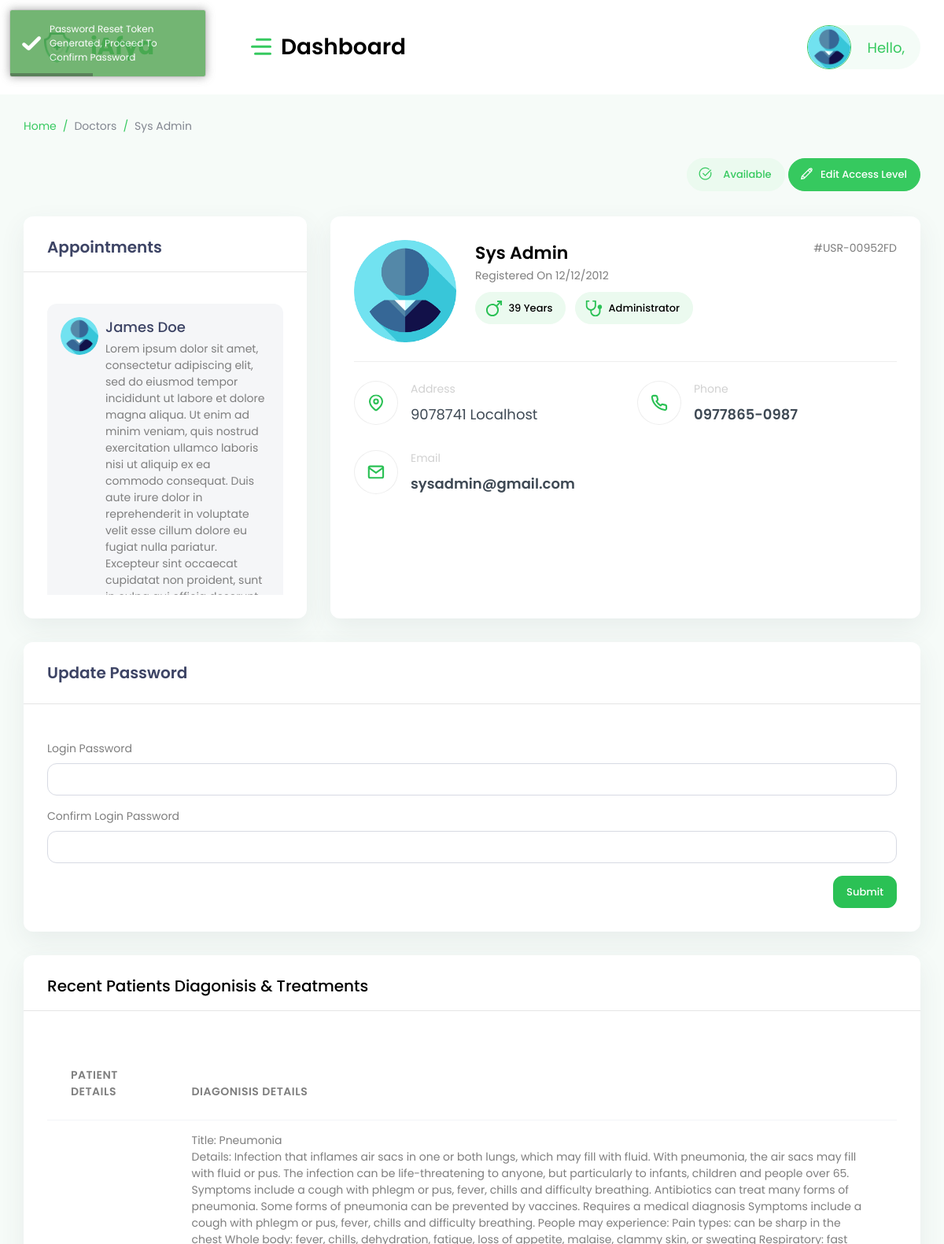
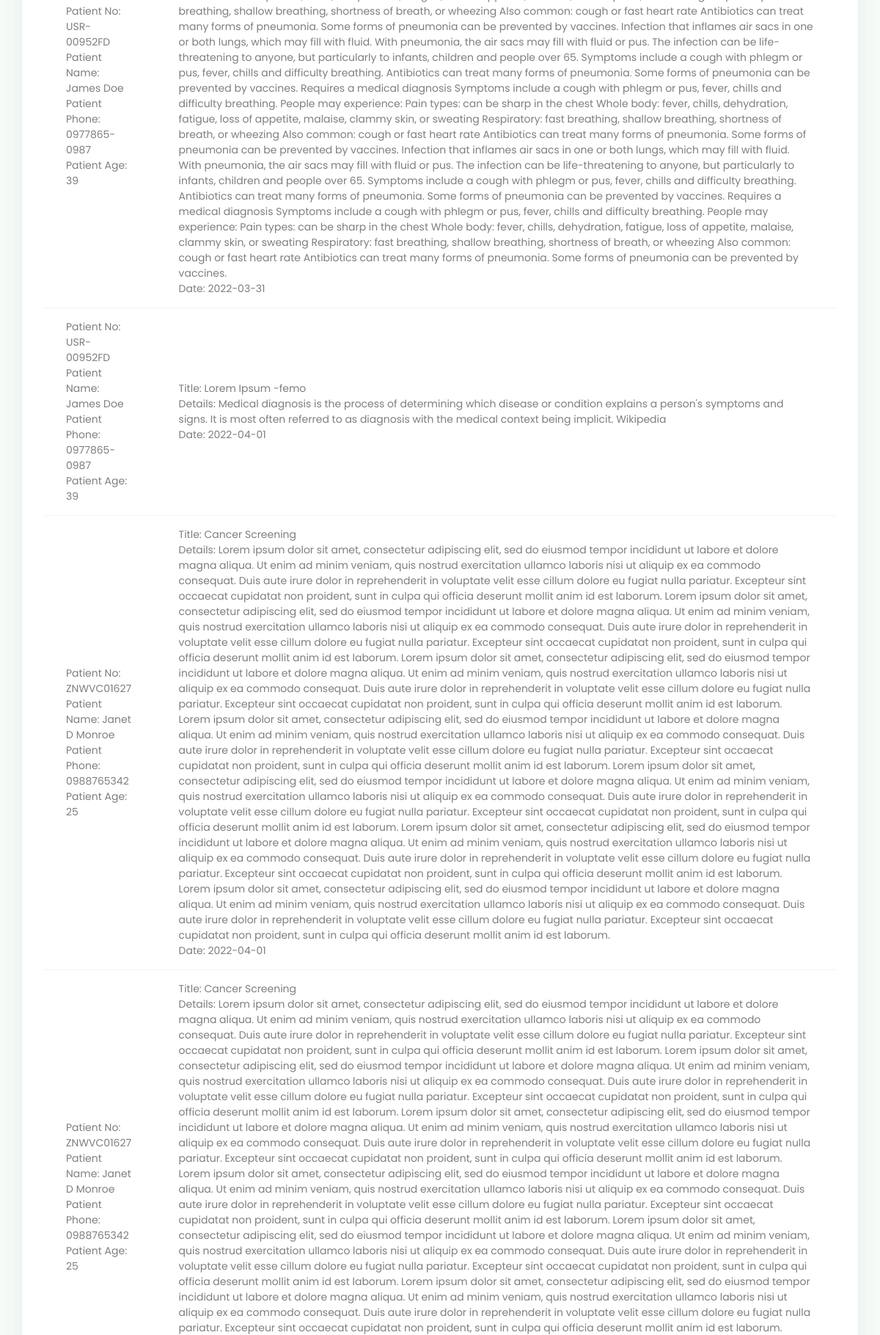
Page /views/doctor.php?view=1 (signed in, upper part) on the committed database (2 pictures, top to bottom).
### tables this page shows
CREATE TABLE `users` (
  `user_id` int(200) NOT NULL,
  `user_number` varchar(200) DEFAULT NULL,
  `user_name` varchar(200) DEFAULT NULL,
  `user_email` varchar(200) DEFAULT NULL,
  `user_phone` varchar(200) DEFAULT NULL,
  `user_age` varchar(200) DEFAULT NULL,
  `user_address` longtext DEFAULT NULL,
  `user_passport` longtext DEFAULT NULL,
  `user_date_added` varchar(200) DEFAULT NULL,
  `user_password` varchar(200) DEFAULT NULL,
  `user_access_level` varchar(200) DEFAULT NULL
);

CREATE TABLE `appointments` (
  `app_id` int(200) NOT NULL,
  `app_ref_code` varchar(200) NOT NULL,
  `app_doc_id` int(200) NOT NULL,
  `app_user_id` int(200) NOT NULL,
  `app_status` varchar(200) DEFAULT NULL,
  `app_date` varchar(200) DEFAULT NULL,
  `app_details` longtext DEFAULT NULL
);

CREATE TABLE `diagonisis` (
  `diag_id` int(200) NOT NULL,
  `diad_ref` varchar(200) DEFAULT NULL,
  `diag_patient_id` int(11) DEFAULT NULL,
  `diag_doctor_id` int(11) DEFAULT NULL,
  `diag_title` longtext DEFAULT NULL,
  `diag_details` longtext DEFAULT NULL,
  `diag_date_created` varchar(200) DEFAULT NULL,
  `diag_cost` varchar(200) DEFAULT NULL,
  `diag_payment_status` varchar(200) DEFAULT 'Pending'
);

### views/doctor.php (the view, shortened to what this page needs)
<?php
require_once '../app/settings/config.php';
require_once('../app/partials/head.php');
?>
<body>
    <div id="main-wrapper">
        <?php require_once('../app/partials/header.php');
        $view = $_GET['view'];
        $ret = "SELECT * FROM users
        WHERE user_id  = '$view'";
        $stmt = $mysqli->prepare($ret);
        $stmt->execute();
        $res = $stmt->get_result();
        while ($user = $res->fetch_object()) {
        ?>
            <div class="content-body">
                <div class="container-fluid">
                    <div class="page-titles">
                        <ol class="breadcrumb">
                            <li class="breadcrumb-item active"><a href="javascript:void(0)">Home</a></li>
                            <li class="breadcrumb-item"><a href="doctors">Doctors</a></li>
                            <li class="breadcrumb-item"><a href="javascript:void(0)"><?php echo $user->user_name; ?></a></li>
                        </ol>
                    </div>
                    <div class="d-block d-sm-flex mb-3 mb-md-4">
                        <div class="dropdown ml-auto mr-1 d-inline-block">
                            <button type="button" class="btn btn-primary btn-rounded  light font-w600  mb-2" data-toggle="dropdown" aria-expanded="false">
                                <i class="las la-check-circle scale5 mr-3"></i>Available
                            </button>
                        </div>
                        <a data-toggle="modal" href="#update" class="btn btn-primary btn-rounded mb-2"><i class="las scale5 la-pencil-alt mr-2"></i> Edit Access Level</a>
                    </div>
                    <div class="row">
                        <div class="col-xl-3 col-lg-4 col-xxl-4">
                            <div class="card">
                                <div class="card-header border-0 pb-0">
                                    <h4 class="fs-20 font-w600 mb-0">Appointments</h4>
                                </div>
                                <hr>
                                <div class="card-body pt-4">
                                    <div id="DZ_W_Todo2" class="widget-media dz-scroll ps ps--active-y height370">
                                        <ul class="timeline">
                                            <?php
                                            $ret = "SELECT * FROM appointments a
                                            INNER JOIN users u ON u.user_id = a.app_user_id
                                            WHERE a.app_doc_id  = '$view'";
                                            $stmt = $mysqli->prepare($ret);
                                            $stmt->execute();
                                            $res = $stmt->get_result();
                                            while ($appts = $res->fetch_object()) {
                                            ?>
                                                <li>
                                                    <div class="timeline-panel bgl-dark flex-wrap border-0 p-3 rounded">
                                                        <div class="media bg-transparent mr-2">
                                                            <img class="rounded-circle" alt="image" width="48" src="../assets/images/no-profile.png">
                                                        </div>
                                                        <div class="media-body">
                                                            <h5 class="mb-1 fs-18"><?php echo $appts->user_name; ?></h5>
                                                            <span><?php echo $appts->app_details; ?></span>
                                                        </div>
                                                    </div>
                                                </li>
                                            <?php } ?>
                                        </ul>
                                    </div>
                                </div>
                            </div>
                        </div>
                        <div class="col-xl-6 col-xxl-8 col-lg-8">
                            <div class="card">
                                <div class="card-body">
                                    <div class="media d-sm-flex d-block text-center text-sm-left pb-4 mb-4 border-bottom">
                                        <img alt="image" class="rounded mr-sm-4 mr-0" width="130" src="../assets/images/no-profile.png">
                                        <div class="media-body align-items-center">
                                            <div class="d-sm-flex d-block justify-content-between my-3 my-sm-0">
                                                <div>
                                                    <h3 class="fs-22 text-black font-w600 mb-0"><?php echo $user->user_name; ?></h3>
                                                    <p class="mb-2 mb-sm-2">Registered On <?php echo $user->user_date_added; ?></p>
                                                </div>
                                                <span>#<?php echo $user->user_number; ?></span>
                                            </div>
                                            <a href="javascript:void(0);" class="btn bgl-primary btn-rounded text-black mb-2 mr-2">
                                                <?php echo $user->user_age; ?> Years
                                            </a>
                                            <a href="javascript:void(0);" class="btn bgl-primary btn-rounded mb-2 text-black">
                                                <?php if ($user->user_access_level == 'admin') { ?>
                                                    Administrator
                                                <?php } elseif ($user->user_access_level == 'doctor') { ?>
                                                    Doctor
                                                <?php } ?>
                                            </a>
                                        </div>
                                    </div>
                                    <div class="row">
                                        <div class="col-lg-6 mb-3">
                                            <div class="media">
                                                <span class="p-3 border border-primary-light rounded-circle mr-3">
                                                </span>
                                                <div class="media-body">
                                                    <span class="d-block text-light mb-2">Address</span>
                                                    <p class="fs-18 text-dark"><?php echo $user->user_address; ?></p>
                                                </div>
                                            </div>
                                        </div>
                                        <div class="col-lg-6 mb-lg-0 mb-3">
                                            <div class="media">
                                                <span class="p-3 border border-primary-light rounded-circle mr-3">
                                                </span>
                                                <div class="media-body">
                                                    <span class="d-block text-light mb-2">Phone</span>
                                                    <p class="fs-18 text-dark font-w600 mb-0"><?php echo $user->user_phone; ?></p>
                                                </div>
                                            </div>
                                        </div>
                                        <div class="col-lg-12">
                                            <div class="media">
                                                <span class="p-3 border border-primary-light rounded-circle mr-3">
                                                </span>
                                                <div class="media-body">
                                                    <span class="d-block text-light mb-2">Email</span>
                                                    <p class="fs-18 text-dark font-w600 mb-0"><?php echo $user->user_email; ?></p>
                                                </div>
                                            </div>
                                        </div>
                                    </div>
                                </div>
                            </div>
                        </div>
                        <div class="col-xl-3 col-xxl-12">
                            <div class="card abilities-chart">
                                <div class="card-header border-0 pb-0">
                                    <h4 class="fs-20 font-w600">Update Password</h4>
                                </div>
                                <hr>
                                <div class="card-body">
                                    <form method="post" enctype="multipart/form-data" role="form">
                                        <div class="row">
                                            <div class="form-group col-md-12">
                                                <label for="">Login Password</label>
                                                <input type="password" required name="new_password" class="form-control">
                                            </div>
                                            <div class="form-group col-md-12">
                                                <label for="">Confirm Login Password</label>
                                                <input type="password" required name="confirm_password" class="form-control">
                                            </div>
                                        </div>
                                        <div class="text-right">
                                            <button type="submit" name="update_passwords" class="btn btn-success btn-roundedu">Submit</button>
                                        </div>
                                    </form>
                                </div>
                            </div>
                        </div>
                        <div class="col-12">
                            <div class="card">
                                <div class="card-header border-0 pb-0">
                                    <h3 class="fs-20 mb-0 text-black">Recent Patients Diagonisis & Treatments</h3>
                                </div>
                                <hr>
                                <div class="card-body">
                                    <table class="table verticle-middle table-responsive-md">
                                        <thead>
                                            <tr>
                                                <th scope="col">Patient Details</th>
                                                <th scope="col">Diagonisis Details</th>
                                            </tr>
                                        </thead>
                                        <tbody>
                                            <?php
                                            $ret = "SELECT * FROM diagonisis d
                                            INNER JOIN users u ON u.user_id = d.diag_patient_id
                                            WHERE d.diag_doctor_id = '$view'";
                                            $stmt = $mysqli->prepare($ret);
                                            $stmt->execute();
                                            $res = $stmt->get_result();
                                            while ($row = $res->fetch_object()) {
                                            ?>
                                                <tr>
                                                    <td>
                                                        Patient No: <?php echo $row->user_number; ?><br>
                                                        Patient Name: <?php echo $row->user_name; ?><br>
                                                        Patient Phone: <?php echo $row->user_phone; ?><br>
                                                        Patient Age: <?php echo $row->user_age; ?><br>
                                                    </td>
                                                    <td>
                                                        Title: <?php echo $row->diag_title; ?> <br>
                                                        Details: <?php echo $row->diag_details; ?> <br>
                                                        Date: <?php echo $row->diag_date_created; ?>
                                                    </td>
                                                </tr>
                                            <?php } ?>
                                        </tbody>
                                    </table>
                                </div>
                            </div>
                        </div>
                    </div>
                </div>
            </div>
        <?php }
        require_once('../app/partials/footer.php'); ?>
    </div>
</body>
</html>

### rows in the picture
users: user_name "Sys Admin", user_date_added "12/12/2012", user_number "USR-00952FD", user_age "39", user_access_level "Administrator", user_address "9078741 Localhost", user_phone "0977865-0987", user_email "sysadmin@gmail.com"
appointments: app_user.user_name "James Doe", app_details "Lorem ipsum dolor sit amet, consectetur adipiscing elit, sed do eiusmod tempor incididunt ut labore et dolore magna aliqua. Ut enim ad minim veniam, quis nostrud exercitation ullamco laboris nisi ut aliquip ex ea commodo consequat. Duis aute irure dolor in reprehenderit in voluptate velit esse cillum dolore eu fugiat nulla pariatur. Excepteur sint occaecat cupidatat non proident, sunt…"
diagonisis: diag_patient.user_number "USR-00952FD", diag_patient.user_name "James Doe", diag_patient.user_phone "0977865-0987", diag_patient.user_age "39", diag_title "Pneumonia", diag_details "Infection that inflames air sacs in one or both lungs, which may fill with fluid. With pneumonia, the air sacs may fill with fluid or pus. The infection can be life-threatening to anyone, but particularly to infants, children and people over 65. Symptoms include a cough with phlegm or pus, fever, chills and difficulty breathing. Antibiotics can treat many forms of pneumonia. Some forms of pneumonia can be prevented by vaccines. Requires a medical diagnosis Symptoms include a cough with phlegm or pus, fever, chills and difficulty breathing. People may experience: Pain types: can be sharp in the chest Whole body: fever, chills, dehydration, fatigue, loss of appetite, malaise, clammy skin, or…", diag_date_created "2022-03-31"
diagonisis: diag_patient.user_number "USR-00952FD", diag_patient.user_name "James Doe", diag_patient.user_phone "0977865-0987", diag_patient.user_age "39", diag_title "Lorem Ipsum -femo", diag_details "Medical diagnosis is the process of determining which disease or condition explains a person's symptoms and signs. It is most often referred to as diagnosis with the medical context being implicit. Wikipedia", diag_date_created "2022-04-01"
diagonisis: diag_patient.user_number "ZNWVC01627", diag_patient.user_name "Janet D Monroe", diag_patient.user_phone "0988765342", diag_patient.user_age "25", diag_title "Cancer Screening", diag_details "Lorem ipsum dolor sit amet, consectetur adipiscing elit, sed do eiusmod tempor incididunt ut labore et dolore magna aliqua. Ut enim ad minim veniam, quis nostrud exercitation ullamco laboris nisi ut aliquip ex ea commodo consequat. Duis aute irure dolor in reprehenderit in voluptate velit esse cillum dolore eu fugiat nulla pariatur. Excepteur sint occaecat cupidatat non proident, sunt in culpa qui officia deserunt mollit anim id est laborum. Lorem ipsum dolor sit amet, consectetur adipiscing elit, sed do eiusmod tempor incididunt ut labore et dolore magna aliqua. Ut enim ad minim veniam, quis nostrud exercitation ullamco laboris nisi ut aliquip ex ea commodo consequat. Duis aute irure dolor…", diag_date_created "2022-04-01"
diagonisis: diag_patient.user_number "ZNWVC01627", diag_patient.user_name "Janet D Monroe", diag_patient.user_phone "0988765342", diag_patient.user_age "25", diag_title "Cancer Screening"
